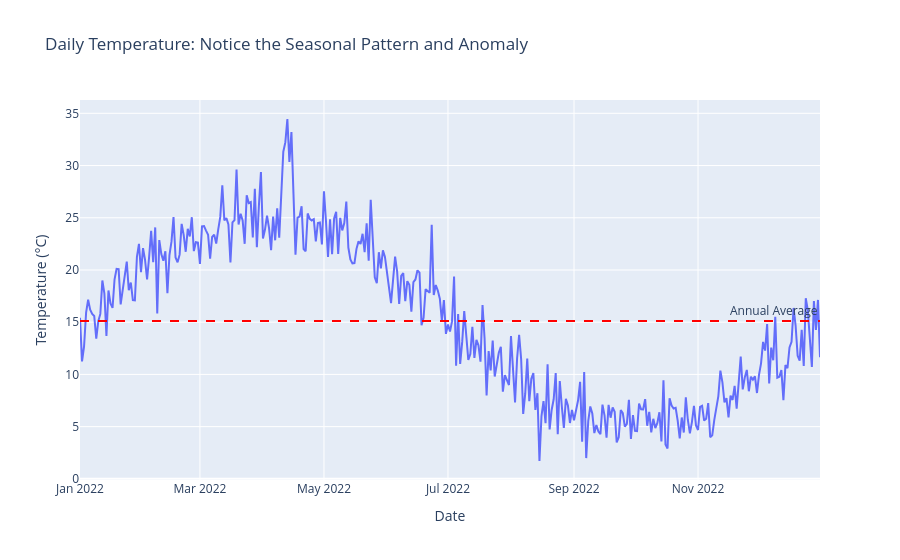

Here is the notebook cell this chart was saved with:
### Markdown cell above
---

## Section 2: Line Plots - Trends, Seasonality, and Anomalies

### When to Use Line Plots
- **Your question involves time**: How does something change over time?
- **You want to reveal**: Trends (upward/downward movements), seasonality (recurring patterns), or anomalies (sudden changes)
- **Your data**: One or more numerical variables measured at regular time intervals

### What Line Plots Show
Line plots connect data points with lines, making it easy to follow movement through time. They reveal:
- **Trends**: Is the value generally increasing, decreasing, or stable?
- **Seasonality**: Does the pattern repeat in predictable cycles?
- **Anomalies**: Where did something unexpected happen?
- **Comparisons**: How do multiple time series differ?

### Example: Temperature Patterns
Let's create realistic temperature data with seasonal patterns:

### Code cell
# Create temperature data with seasonality
dates = pd.date_range('2022-01-01', periods=365, freq='D')
# Seasonal pattern: higher in summer, lower in winter
seasonal = 15 + 10 * np.sin(np.arange(365) * 2 * np.pi / 365)
# Add some random variation
noise = np.random.normal(0, 2, 365)
# Create anomaly (unexpected heat wave)
anomaly_idx = 100
seasonal[anomaly_idx:anomaly_idx+5] += 8  # 5-day heat wave

df_temp = pd.DataFrame({
    'Date': dates,
    'Temperature': seasonal + noise
})

fig = px.line(df_temp, x='Date', y='Temperature', 
            title='Daily Temperature: Notice the Seasonal Pattern and Anomaly',
            labels={'Temperature': 'Temperature (°C)'})
fig.add_hline(y=seasonal.mean(), line_dash="dash", line_color="red", 
            annotation_text="Annual Average")
fig.show()

print(f"\nTemperature Statistics:")
print(f"Annual Average: {seasonal.mean():.1f}°C")
print(f"Warmest Period: {seasonal.max():.1f}°C")
print(f"Coldest Period: {seasonal.min():.1f}°C")

### Figure 1 — Plotly figure (JSON) as saved in the notebook; plotly's stock layout.template omitted (floating-point values rounded to 4 significant figures; data arrays with more than 128 entries replaced by an {"elided": "..."} marker saying what was removed)
{"data": [{"hovertemplate": "Date=%{x}<br>Temperature (°C)=%{y}<extra></extra>", "legendgroup": "", "line": {"color": "#636efa", "dash": "solid"}, "marker": {"symbol": "circle"}, "mode": "lines", "name": "", "orientation": "v", "showlegend": false, "type": "scatter", "x": {"elided": "365 str values"}, "xaxis": "x", "y": {"elided": "365 float values"}, "yaxis": "y"}], "layout": {"annotations": [{"showarrow": false, "text": "Annual Average", "x": 1, "xanchor": "right", "xref": "x domain", "y": 15.11, "yanchor": "bottom", "yref": "y"}], "legend": {"tracegroupgap": 0}, "shapes": [{"line": {"color": "red", "dash": "dash"}, "type": "line", "x0": 0, "x1": 1, "xref": "x domain", "y0": 15.11, "y1": 15.11, "yref": "y"}], "title": {"text": "Daily Temperature: Notice the Seasonal Pattern and Anomaly"}, "xaxis": {"anchor": "y", "domain": [0, 1], "title": {"text": "Date"}}, "yaxis": {"anchor": "x", "domain": [0, 1], "title": {"text": "Temperature (°C)"}}}}
